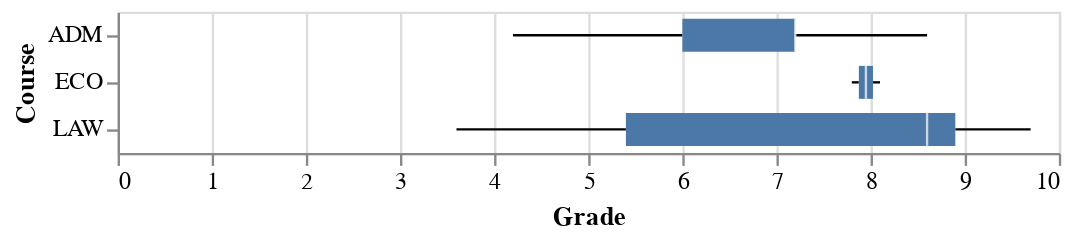

Notebook code for this chart:
### Code cell
alt.Chart(df).mark_boxplot().encode(
    x='Grade',
    y='Course'
)

### Figure 1 — Vega-Lite specification as saved in the notebook (floating-point values rounded to 4 significant figures)
{"config": {"view": {"continuousWidth": 400, "continuousHeight": 300}}, "data": {"name": "data-6b2b5c69c2c3e27e7e40f189da4d9bc4"}, "mark": "boxplot", "encoding": {"x": {"field": "Grade", "type": "quantitative"}, "y": {"field": "Course", "type": "nominal"}}, "$schema": "https://vega.github.io/schema/vega-lite/v4.17.0.json", "datasets": {"data-6b2b5c69c2c3e27e7e40f189da4d9bc4": [{"Course": "ADM", "Student": "João", "AP1": 9.0, "AP2": 8.0, "AP3": 9.0, "Grade": 8.6, "Score": "B"}, {"Course": "ADM", "Student": "Maria", "AP1": 6.0, "AP2": 4.0, "AP3": 10.0, "Grade": 6.0, "Score": "D"}, {"Course": "LAW", "Student": "José", "AP1": 4.0, "AP2": 3.0, "AP3": 4.0, "Grade": 3.6, "Score": "F"}, {"Course": "LAW", "Student": "Pedro", "AP1": 8.0, "AP2": 10.0, "AP3": 7.0, "Grade": 8.6, "Score": "B"}, {"Course": "ECO", "Student": "Paulo", "AP1": 7.5, "AP2": 8.0, "AP3": 9.5, "Grade": 8.1, "Score": "B"}, {"Course": "LAW", "Student": "Esther", "AP1": 6.0, "AP2": 4.5, "AP3": 6.0, "Grade": 5.4, "Score": "D"}, {"Course": "ADM", "Student": "Gabriel", "AP1": 8.0, "AP2": 6.0, "AP3": 8.0, "Grade": 7.2, "Score": "B"}, {"Course": "LAW", "Student": "Rafael", "AP1": 7.5, "AP2": 10.0, "AP3": 9.5, "Grade": 8.9, "Score": "B"}, {"Course": "ECO", "Student": "Davi", "AP1": 6.0, "AP2": 10.0, "AP3": 7.0, "Grade": 7.8, "Score": "B"}, {"Course": "LAW", "Student": "Silvio", "AP1": 10.0, "AP2": 9.5, "AP3": 9.5, "Grade": 9.7, "Score": "A"}, {"Course": "ADM", "Student": "Sofia", "AP1": 8.0, "AP2": 7.0, "AP3": 6.0, "Grade": 7.2, "Score": "B"}, {"Course": "ADM", "Student": "Raquel", "AP1": 4.5, "AP2": 4.0, "AP3": 4.0, "Grade": 4.2, "Score": "F"}]}}
